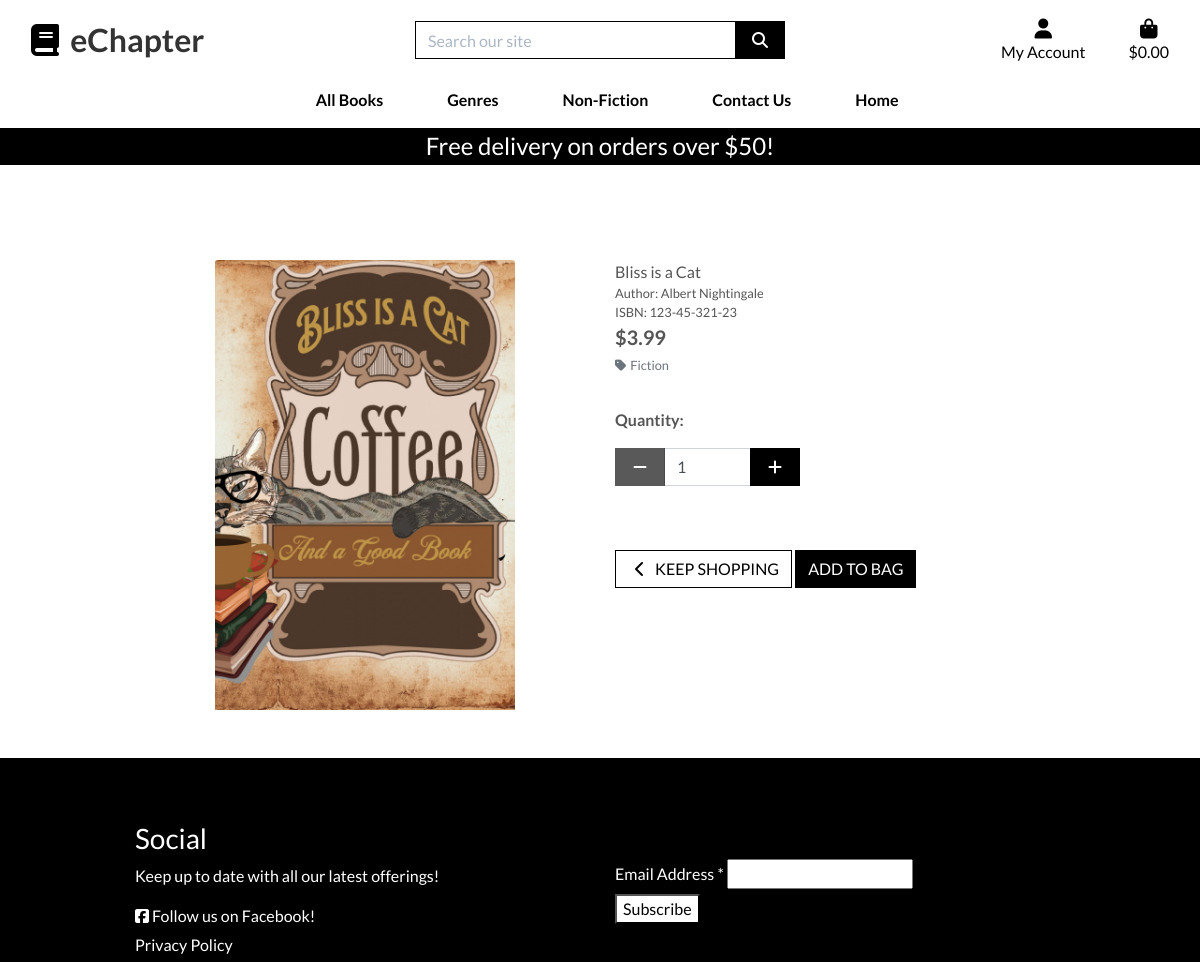
The app's page /products/5/ with its own data.
### products/models.py (models this page shows, shortened)
class Book(models.Model):
    title = models.CharField(max_length=255)
    author = models.ForeignKey(
        'Author', null=True, blank=True, on_delete=models.SET_NULL)
    ISBN = models.CharField(max_length=13, null=True, blank=True)
    publisher = models.CharField(max_length=255, null=True, blank=True)
    price = models.DecimalField(max_digits=6, decimal_places=2)
    category = models.ForeignKey(
        'Category', null=True, blank=True, on_delete=models.SET_NULL)
    cover_image = models.ImageField(null=True, blank=True)

class Author(models.Model):
    name = models.CharField(max_length=255)
    bio = models.TextField()
    def __str__(self):
        return self.name

class Category(models.Model):
    class Meta:
        verbose_name_plural = 'Categories'
    name = models.CharField(max_length=255)
    friendly_name = models.CharField(max_length=255, null=True, blank=True)
    description = models.TextField()

### products/views.py (the view)
# urls.py: path('<int:book_id>/', views.book_detail, name='book_detail'),
def book_detail(request, book_id):
    book = get_object_or_404(Book, pk=book_id)
    context = {
        'book': book,
    }
    return render(request, 'products/book_detail.html', context)

### bag/contexts.py (called while the page is built, shortened)
def bag_contents(request):
    bag_items = []
    total = 0
    book_count = 0
    bag = request.session.get('bag', {})
    if total < settings.FREE_DELIVERY_THRESHOLD:
        delivery = total * Decimal(settings.STANDARD_DELIVERY_PERCENTAGE / 100)
        free_delivery_delta = settings.FREE_DELIVERY_THRESHOLD - total
    else:
        delivery = 0
        free_delivery_delta = 0
    grand_total = delivery + total
    context = {
        'bag_items': bag_items,
        'total': total,
        'book_count': book_count,
        'delivery': delivery,
        'free_delivery_delta': free_delivery_delta,
        'free_delivery_threshold': settings.FREE_DELIVERY_THRESHOLD,
        'grand_total': grand_total,
    }
    return context

### utility/context_processors.py (called while the page is built)
def debug_context(request):
    return {'debug': settings.DEBUG}

### products/templates/products/book_detail.html (shortened to what this page needs)
{% extends "base.html" %}
{% load static %}
{% block page_header %}
    <div class="container header-container">
    </div>
{% endblock %}
{% block content %}
    <div class="overlay"></div>
    <div class="container-fluid">
        <div class="row">
            <div class="col-12 col-md-6 col-lg-4 offset-lg-2">
                <div class="image-container my-5">
                    {% if book.cover_image %}
                        <a href="{{ book.cover_image.url }}" target="_blank">
                            <img class="card-img-top img-fluid book-cover-detail" src="{{ book.cover_image.url }}" alt="{{ book.title }}">
                        </a>
                    {% else %}
                        <a href="">
                            <img class="card-img-top img-fluid" src="{{ MEDIA_URL }}noimage.png" alt="{{ book.title }}">
                        </a>
                    {% endif %}
                </div>
            </div>
            <div class="col-12 col-md-6 col-lg-4">
                <div class="book-details-container mb-5 mt-md-5">
                    <p class="mb-0">{{ book.title }}</p>
                    <p class="small mb-0">Author: {{ book.author }}</p>
                    <p class="small mb-0">ISBN: {{ book.ISBN }}</p>
                    <p class="lead mb-0 text-left font-weight-bold">${{ book.price }}</p>
                    {% if book.category %}
                    <p class="small mt-1 mb-0">
                        <a class="text-muted" href="{% url 'products' %}?category={{ book.category.name }}">
                            <i class="fas fa-tag mr-1"></i>{{ book.category.name }}
                        </a>
                    </p>
                    {% endif %}
                    <form class="form" action="{% url 'add_to_bag' book.id %}" method="POST">
                        <div class="form-row">
                            <div class="col-12">
                                <p class="mt-3"><strong>Quantity:</strong></p>
                                <div class="form-group w-50">
                                    <div class="input-group">
                                        <div class="input-group-prepend">
                                            <button class="decrement-qty btn btn-black rounded-0"
                                                data-item_id="{{ book.id }}" id="decrement-qty_{{ book.id }}">
                                                <span class="icon">
                                                    <i class="fas fa-minus"></i>
                                                </span>
                                            </button>
                                        </div>
                                        <input class="form-control qty_input" type="number"
                                        name="quantity" value="1" min="1" max="99"
                                        data-item_id="{{ book.id }}" id="id_qty_{{ book.id }}">
                                        <div class="input-group-append">
                                            <button class="increment-qty btn btn-black rounded-0"
                                                data-item_id="{{ book.id }}" id="increment-qty_{{ book.id }}">
                                                <span class="icon">
                                                    <i class="fas fa-plus"></i>
                                                </span>
                                            </button>
                                        </div>
                                    </div>
                                </div>
                            </div>
                            <div class="col-12">
                                <a href="{% url 'products' %}" class="btn btn-outline-black rounded-0 mt-5">
                                    <span class="icon">
                                        <i class="fas fa-chevron-left"></i>
                                    </span>
                                    <span class="text-uppercase">Keep Shopping</span>
                                </a>
                                <input type="submit" class="btn btn-black rounded-0 text-uppercase mt-5" value="Add to Bag">
                            </div>
                        </div>
                    </form>
                </div>
            </div>
        </div>
    </div>
{% endblock %}

### static/css/base.css (style rules this page uses)
html { height: 100%; }
body { background: url('/media/three-cartoon-characters-reading-books-in-a-bookstore.jpg') no-repeat center center fixed; background-size: cover; height: calc(100vh - 164px); color: #555; font-family: 'Lato'; }
.icon { align-items: center; display: inline-flex; justify-content: center; height: 1.5rem; width: 1.5rem; }
.btn-black { background: black; color: white; }
.btn-outline-black { background: white; color: black !important; border: 1px solid black; }
.overlay { height: 100%; width: 100%; top: 0; left: 0; position: fixed; background: white; z-index: -1; }
.book-cover-detail { width: 300px; height: 450px; object-fit: cover; }
@media (min-width: 992px) { .container { max-width: 80%; } }
@media (min-width: 992px) { .header-container { padding-top: 164px; } }

### records on screen
Book: cover_image (picture), title "Bliss is a Cat", author "Albert Nightingale", ISBN "123-45-321-23", price "3.99", category.name "Fiction"

### other values on screen
{{ free_delivery_threshold }} "50"
